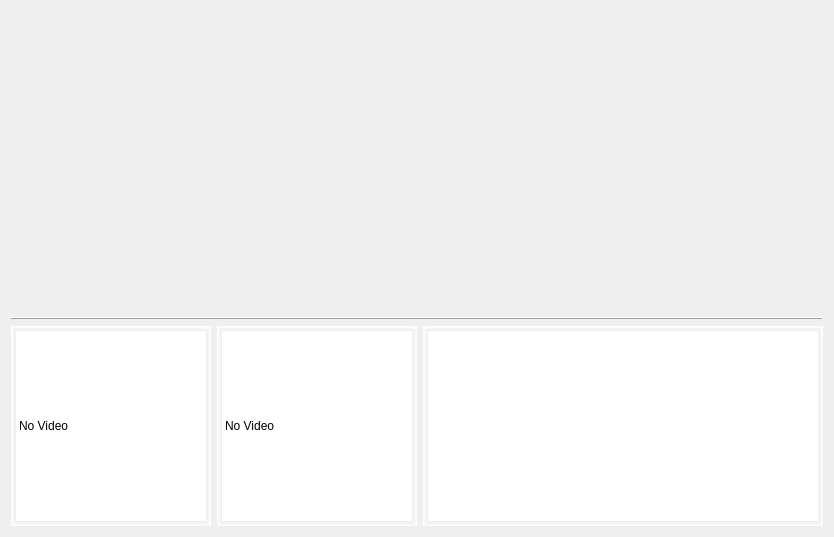
            <widget class="QWidget" name="page_3">
             <layout class="QVBoxLayout" name="verticalLayout_12">
              <item>
               <layout class="QVBoxLayout" name="verticalLayout">
                <item>
                 <layout class="QHBoxLayout" name="horizontalLayout">
                  <item>
                   <widget class="QLabel" name="label_turnLeft">
                    <property name="minimumSize">
                     <size>
                      <width>250</width>
                      <height>250</height>
                     </size>
                    </property>
                    <property name="maximumSize">
                     <size>
                      <width>250</width>
                      <height>16777215</height>
                     </size>
                    </property>
                    <property name="styleSheet">
                     <string notr="true"/>
                    </property>
                    <property name="text">
                     <string/>
                    </property>
                   </widget>
                  </item>
                  <item>
                   <widget class="QWidget" name="widget_dashboard" native="true">
                    <property name="minimumSize">
                     <size>
                      <width>300</width>
                      <height>300</height>
                     </size>
                    </property>
                    <property name="styleSheet">
                     <string notr="true"/>
                    </property>
                   </widget>
                  </item>
                  <item>
                   <widget class="QLabel" name="label_turnRight">
                    <property name="minimumSize">
                     <size>
                      <width>250</width>
                      <height>250</height>
                     </size>
                    </property>
                    <property name="maximumSize">
                     <size>
                      <width>250</width>
                      <height>456546</height>
                     </size>
                    </property>
                    <property name="layoutDirection">
                     <enum>Qt::RightToLeft</enum>
                    </property>
                    <property name="styleSheet">
                     <string notr="true"/>
                    </property>
                    <property name="text">
                     <string/>
                    </property>
                   </widget>
                  </item>
                 </layout>
                </item>
                <item>
                 <widget class="QFrame" name="frame">
                  <property name="contextMenuPolicy">
                   <enum>Qt::NoContextMenu</enum>
                  </property>
                  <property name="frameShape">
                   <enum>QFrame::HLine</enum>
                  </property>
                  <property name="frameShadow">
                   <enum>QFrame::Raised</enum>
                  </property>
                 </widget>
                </item>
                <item>
                 <layout class="QHBoxLayout" name="horizontalLayout_7">
                  <item>
                   <layout class="QGridLayout" name="gridLayout_3">
                    <item row="0" column="1">
                     <widget class="QLabel" name="label_video1">
                      <property name="minimumSize">
                       <size>
                        <width>200</width>
                        <height>200</height>
                       </size>
                      </property>
                      <property name="maximumSize">
                       <size>
                        <width>400</width>
                        <height>400</height>
                       </size>
                      </property>
                      <property name="styleSheet">
                       <string notr="true">QLabel{
border-top: 5px solid qlineargradient(y0:0, y1:1,stop: 0 #ececef, stop: 1 white);
border-left: 5px solid qlineargradient(x0:0, x1:1,stop: 0 #ececef, stop: 1 white);
 border-bottom: 5px solid qlineargradient(y0:0, y1:1,stop: 0 white, stop: 1  #ececef);
border-right: 5px solid qlineargradient(x0:0, x1:1,stop:  0 white, stop: 1 #ececef);
background-color: rgb(255,255,255);
}
</string>
                      </property>
                      <property name="text">
                       <string>No Video</string>
                      </property>
                     </widget>
                    </item>
                    <item row="0" column="0">
                     <widget class="QLabel" name="label_video0">
                      <property name="minimumSize">
                       <size>
                        <width>200</width>
                        <height>200</height>
                       </size>
                      </property>
                      <property name="maximumSize">
                       <size>
                        <width>400</width>
                        <height>400</height>
                       </size>
                      </property>
                      <property name="styleSheet">
                       <string notr="true">QLabel{
border-top: 5px solid qlineargradient(y0:0, y1:1,stop: 0 #ececef, stop: 1 white);
border-left: 5px solid qlineargradient(x0:0, x1:1,stop: 0 #ececef, stop: 1 white);
 border-bottom: 5px solid qlineargradient(y0:0, y1:1,stop: 0 white, stop: 1  #ececef);
border-right: 5px solid qlineargradient(x0:0, x1:1,stop:  0 white, stop: 1 #ececef);
background-color: rgb(255,255,255);
}
</string>
                      </property>
                      <property name="text">
                       <string>No Video</string>
                      </property>
                     </widget>
                    </item>
                    <item row="0" column="2">
                     <widget class="QWidget" name="widget_chart" native="true">
                      <property name="minimumSize">
                       <size>
                        <width>400</width>
                        <height>200</height>
                       </size>
                      </property>
                      <property name="styleSheet">
                       <string notr="true">QWidget{
border-top: 5px solid qlineargradient(y0:0, y1:1,stop: 0 #ececef, stop: 1 white);
border-left: 5px solid qlineargradient(x0:0, x1:1,stop: 0 #ececef, stop: 1 white);
 border-bottom: 5px solid qlineargradient(y0:0, y1:1,stop: 0 white, stop: 1  #ececef);
border-right: 5px solid qlineargradient(x0:0, x1:1,stop:  0 white, stop: 1 #ececef);
background-color: rgb(255,255,255);
}
</string>
                      </property>
                     </widget>
                    </item>
                   </layout>
                  </item>
                 </layout>
                </item>
               </layout>
              </item>
             </layout>
            </widget>
